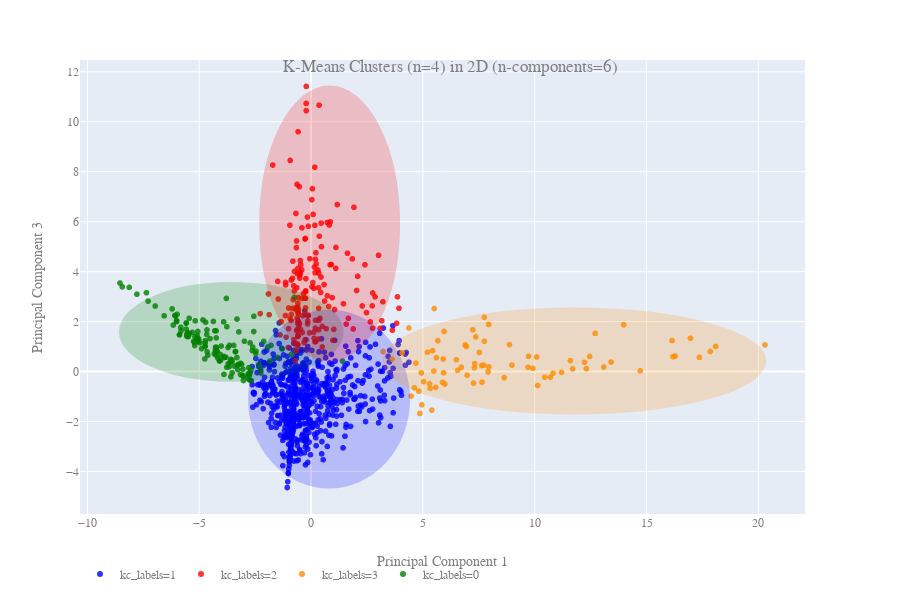

Notebook code cell kept with this figure:
### Code cell
color_map = {'0': 'green', '1': 'blue', '2': 'red', '3': 'darkorange'}
fig = px.scatter(plot_df, x='pc1', y='pc3',
                 color='kc_labels',
                 color_discrete_map=color_map, opacity=0.8)
fig.update_layout(legend_orientation="h")
fig.update_layout(
    shapes=[dict(type="circle",
                 xref="x",
                 yref="y",
                 x0=min(plot_df.loc[plot_df['kc_labels'] == '0' ]['pc1']),
                 y0=min(plot_df.loc[plot_df['kc_labels'] == '0' ]['pc3']),
                 x1=max(plot_df.loc[plot_df['kc_labels'] == '0' ]['pc1']),
                 y1=max(plot_df.loc[plot_df['kc_labels'] == '0' ]['pc3']),
                 opacity=0.2,
                 fillcolor="green",
                 line_color="green"),
            dict(type="circle",
                 xref="x",
                 yref="y",
                 x0=min(plot_df.loc[plot_df['kc_labels'] == '1' ]['pc1']),
                 y0=min(plot_df.loc[plot_df['kc_labels'] == '1' ]['pc3']),
                 x1=max(plot_df.loc[plot_df['kc_labels'] == '1' ]['pc1']),
                 y1=max(plot_df.loc[plot_df['kc_labels'] == '1' ]['pc3']),
                 opacity=0.2,
                 fillcolor="blue",
                 line_color="blue"),
            dict(type="circle",
                 xref="x",
                 yref="y",
                 x0=min(plot_df.loc[plot_df['kc_labels'] == '2' ]['pc1']),
                 y0=min(plot_df.loc[plot_df['kc_labels'] == '2' ]['pc3']),
                 x1=max(plot_df.loc[plot_df['kc_labels'] == '2' ]['pc1']),
                 y1=max(plot_df.loc[plot_df['kc_labels'] == '2' ]['pc3']),
                 opacity=0.2,
                 fillcolor="red",
                 line_color="red"),
            dict(type="circle",
                 xref="x",
                 yref="y",
                 x0=min(plot_df.loc[plot_df['kc_labels'] == '3' ]['pc1']),
                 y0=min(plot_df.loc[plot_df['kc_labels'] == '3' ]['pc3']),
                 x1=max(plot_df.loc[plot_df['kc_labels'] == '3' ]['pc1']),
                 y1=max(plot_df.loc[plot_df['kc_labels'] == '3' ]['pc3']),
                 opacity=0.2,
                 fillcolor="darkorange",
                 line_color="darkorange")])

fig.update_layout(
    title={'text': 'K-Means Clusters (n=4) in 2D (n-components=6)',
           'y':0.9,
           'x':0.5,
           'xanchor': 'center',
           'yanchor': 'top'},
    font=dict(family='Arial',
              size=18,
              color='#7f7f7f'))
fig.update_layout(xaxis_title="Principal Component 1",
                  yaxis_title="Principal Component 3",
                  font=dict(family='Arial',
                            size=12,
                            color='#7f7f7f'))

fig.show()

### Figure 1 — Plotly figure (JSON) as saved in the notebook; plotly's stock layout.template omitted (floating-point values rounded to 4 significant figures; data arrays with more than 128 entries replaced by an {"elided": "..."} marker saying what was removed)
{"data": [{"hoverlabel": {"namelength": 0}, "hovertemplate": "kc_labels=1<br>pc1=%{x}<br>pc3=%{y}", "legendgroup": "kc_labels=1", "marker": {"color": "blue", "opacity": 0.8, "symbol": "circle"}, "mode": "markers", "name": "kc_labels=1", "showlegend": true, "type": "scattergl", "x": {"elided": "679 float values"}, "xaxis": "x", "y": {"elided": "679 float values"}, "yaxis": "y"}, {"hoverlabel": {"namelength": 0}, "hovertemplate": "kc_labels=2<br>pc1=%{x}<br>pc3=%{y}", "legendgroup": "kc_labels=2", "marker": {"color": "red", "opacity": 0.8, "symbol": "circle"}, "mode": "markers", "name": "kc_labels=2", "showlegend": true, "type": "scattergl", "x": {"elided": "179 float values"}, "xaxis": "x", "y": {"elided": "179 float values"}, "yaxis": "y"}, {"hoverlabel": {"namelength": 0}, "hovertemplate": "kc_labels=3<br>pc1=%{x}<br>pc3=%{y}", "legendgroup": "kc_labels=3", "marker": {"color": "darkorange", "opacity": 0.8, "symbol": "circle"}, "mode": "markers", "name": "kc_labels=3", "showlegend": true, "type": "scattergl", "x": [7.943, 7.241, 7.753, 6.952, 3.623, 5.21, 5.949, 17.37, 8.987, 3.225, 12.46, 7.325, 5.403, 7.919, 4.375, 5.672, 13.42, 5.926, 5.572, 12.31, 5.509, 10.14, 4.868, 9.733, 7.37, 7.633, 5.914, 7.647, 5.038, 6.891, 16.97, 14.72, 10.71, 20.3, 4.691, 4.956, 8.639, 7.719, 16.19, 7.27, 4.622, 6.719, 10.82, 8.876, 11.7, 5.609, 4.478, 18.1, 10.09, 7.309, 5.986, 7.528, 4.935, 5.438, 6.561, 16.28, 5.882, 17.85, 16.15, 7.747, 9.923, 4.076, 10.45, 12.71, 11.2, 13.98, 9.704, 12.23, 7.956, 13.09, 5.329, 5.494, 5.301, 6.981, 6.501, 4.816, 11.6], "xaxis": "x", "y": [1.887, 1.672, 1.213, 1.004, 0.4974, 0.7726, 1.604, 0.5716, 0.2575, 0.7996, 0.6041, 0.3191, -1.545, -0.01497, 1.745, 1.236, 0.3796, -0.05096, -0.6327, 0.1161, 2.523, -0.5579, -1.679, 0.6098, 1.387, 0.2397, 0.5004, -0.4251, -0.4025, 1.067, 1.334, 0.02942, -0.2252, 1.064, 0.3382, -1.333, -0.2419, 0.2535, 0.5962, -0.4651, -0.65, 0.1724, -0.06357, 1.079, 0.1065, 0.5562, -0.9815, 1.005, 0.5829, 0.1543, -0.5013, 0.7631, -0.05556, 0.8387, 0.05085, 0.6224, -0.4309, 0.8034, 1.242, 2.173, 0.1306, 0.7492, -0.2245, 1.528, -0.03183, 1.874, 0.1717, 0.3687, 0.1864, 0.1812, -0.6725, 0.02053, -0.4936, -0.1472, 0.4712, -0.7879, 0.438], "yaxis": "y"}, {"hoverlabel": {"namelength": 0}, "hovertemplate": "kc_labels=0<br>pc1=%{x}<br>pc3=%{y}", "legendgroup": "kc_labels=0", "marker": {"color": "green", "opacity": 0.8, "symbol": "circle"}, "mode": "markers", "name": "kc_labels=0", "showlegend": true, "type": "scattergl", "x": {"elided": "137 float values"}, "xaxis": "x", "y": {"elided": "137 float values"}, "yaxis": "y"}], "layout": {"font": {"color": "#7f7f7f", "family": "Arial", "size": 12}, "height": 600, "legend": {"orientation": "h", "tracegroupgap": 0}, "margin": {"t": 60}, "shapes": [{"fillcolor": "green", "line": {"color": "green"}, "opacity": 0.2, "type": "circle", "x0": -8.542, "x1": 1.408, "xref": "x", "y0": -0.3691, "y1": 3.544, "yref": "y"}, {"fillcolor": "blue", "line": {"color": "blue"}, "opacity": 0.2, "type": "circle", "x0": -2.771, "x1": 4.381, "xref": "x", "y0": -4.644, "y1": 2.434, "yref": "y"}, {"fillcolor": "red", "line": {"color": "red"}, "opacity": 0.2, "type": "circle", "x0": -2.273, "x1": 3.934, "xref": "x", "y0": 0.4307, "y1": 11.41, "yref": "y"}, {"fillcolor": "darkorange", "line": {"color": "darkorange"}, "opacity": 0.2, "type": "circle", "x0": 3.225, "x1": 20.3, "xref": "x", "y0": -1.679, "y1": 2.523, "yref": "y"}], "title": {"text": "K-Means Clusters (n=4) in 2D (n-components=6)", "x": 0.5, "xanchor": "center", "y": 0.9, "yanchor": "top"}, "xaxis": {"anchor": "y", "domain": [0, 0.98], "title": {"text": "Principal Component 1"}}, "yaxis": {"anchor": "x", "domain": [0, 1], "title": {"text": "Principal Component 3"}}}}
